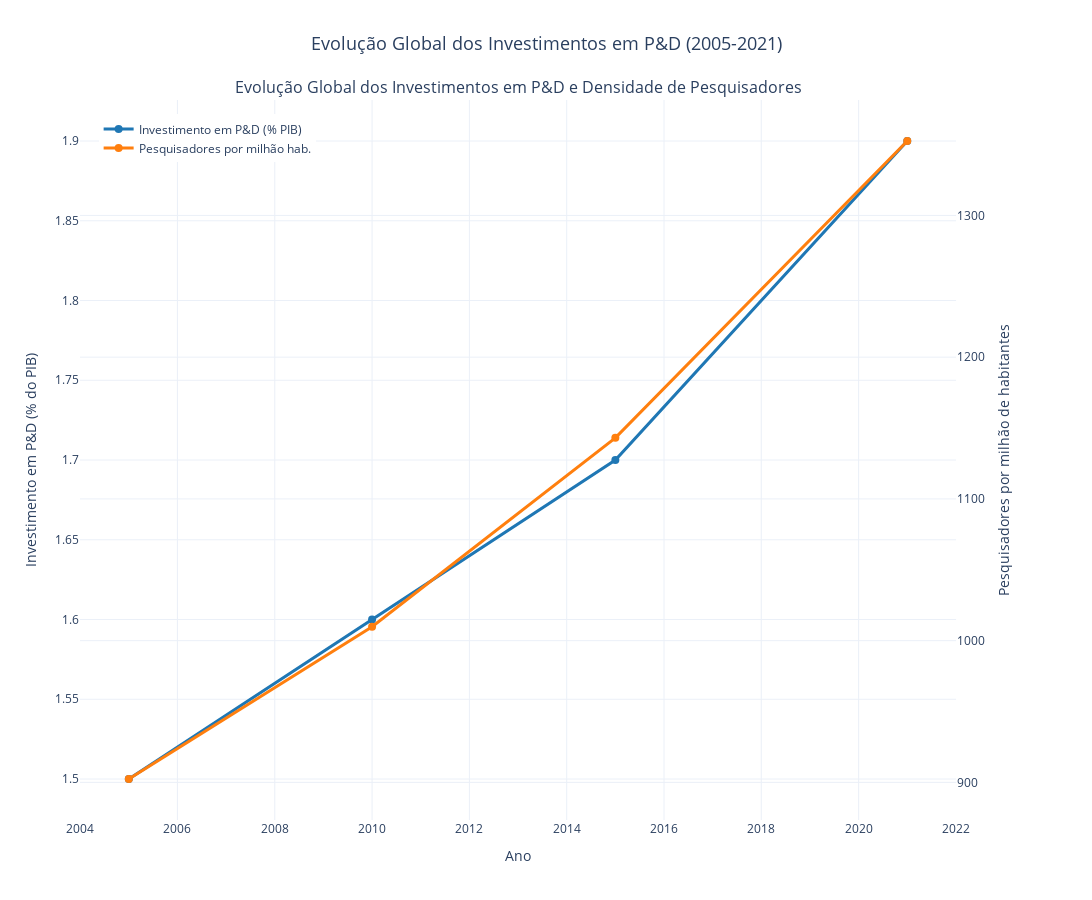

Notebook cell for this chart:
### Markdown cell above
#### Evolução Global dos Investimentos em P&D

### Code cell
# Visualização 1: Série Temporal
# Evolução temporal dos investimentos globais em P&D e densidade de pesquisadores

global_data = df[df['Region_Country'].str.contains('Total, all countries', na=False)]

global_gdp = global_data[global_data['Series_Type'] == 'GDP_Percentage']
global_researchers = global_data[global_data['Series_Type'] == 'Researchers_per_Million']

fig1 = make_subplots(
    specs=[[{"secondary_y": True}]],
    subplot_titles=["Evolução Global dos Investimentos em P&D e Densidade de Pesquisadores"]
)

fig1.add_trace(
    go.Scatter(
        x=global_gdp['Year'],
        y=global_gdp['Value'],
        mode='lines+markers',
        name='Investimento em P&D (% PIB)',
        line=dict(color='#1f77b4', width=3),
        marker=dict(size=8)
    ),
    secondary_y=False,
)

fig1.add_trace(
    go.Scatter(
        x=global_researchers['Year'],
        y=global_researchers['Value'],
        mode='lines+markers',
        name='Pesquisadores por milhão hab.',
        line=dict(color='#ff7f0e', width=3),
        marker=dict(size=8)
    ),
    secondary_y=True,
)

fig1.update_xaxes(title_text="Ano")
fig1.update_yaxes(title_text="Investimento em P&D (% do PIB)", secondary_y=False)
fig1.update_yaxes(title_text="Pesquisadores por milhão de habitantes", secondary_y=True)

fig1.update_layout(
    title={
        'text': 'Evolução Global dos Investimentos em P&D (2005-2021)',
        'x': 0.5,
        'font': {'size': 18}
    },
    width=1500,
    height=900,
    hovermode='x unified',
    legend=dict(x=0.02, y=0.98),
    template='plotly_white'
)

fig1.show()

# Salvar como HTML
fig1.write_html('./grafico1_serie_temporal.html')

### Figure 1 — Plotly figure (JSON) as saved in the notebook; plotly's stock layout.template omitted (floating-point values rounded to 4 significant figures)
{"data": [{"line": {"color": "#1f77b4", "width": 3}, "marker": {"size": 8}, "mode": "lines+markers", "name": "Investimento em P&D (% PIB)", "type": "scatter", "x": [2005, 2010, 2015, 2021], "xaxis": "x", "y": [1.5, 1.6, 1.7, 1.9], "yaxis": "y"}, {"line": {"color": "#ff7f0e", "width": 3}, "marker": {"size": 8}, "mode": "lines+markers", "name": "Pesquisadores por milhão hab.", "type": "scatter", "x": [2005, 2010, 2015, 2021], "xaxis": "x", "y": [902.4, 1010.0, 1143.0, 1352.0], "yaxis": "y2"}], "layout": {"annotations": [{"font": {"size": 16}, "showarrow": false, "text": "Evolução Global dos Investimentos em P&D e Densidade de Pesquisadores", "x": 0.47, "xanchor": "center", "xref": "paper", "y": 1, "yanchor": "bottom", "yref": "paper"}], "height": 900, "hovermode": "x unified", "legend": {"x": 0.02, "y": 0.98}, "title": {"font": {"size": 18}, "text": "Evolução Global dos Investimentos em P&D (2005-2021)", "x": 0.5}, "width": 1500, "xaxis": {"anchor": "y", "domain": [0, 0.94], "title": {"text": "Ano"}}, "yaxis": {"anchor": "x", "domain": [0, 1], "title": {"text": "Investimento em P&D (% do PIB)"}}, "yaxis2": {"anchor": "x", "overlaying": "y", "side": "right", "title": {"text": "Pesquisadores por milhão de habitantes"}}}}
